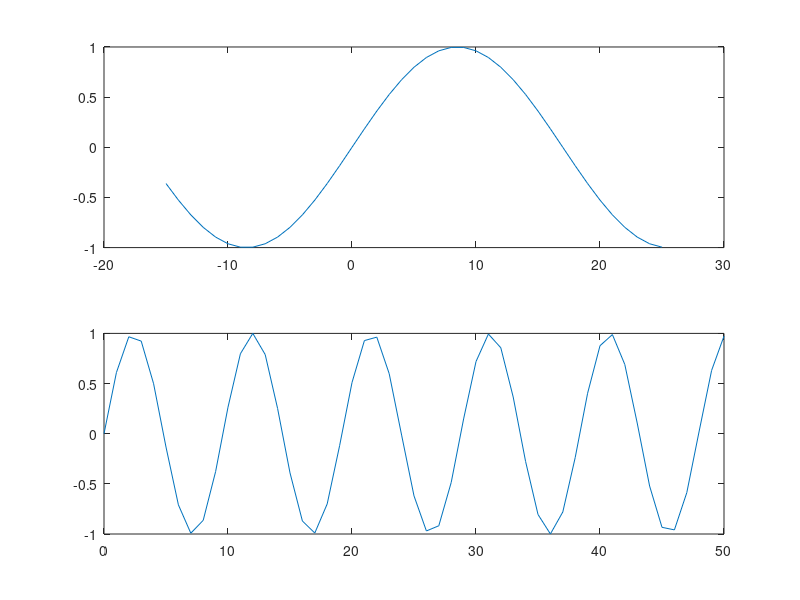

This chart was generated by the following MATLAB code:
n=-15:25;
n2=0:50;
x1=sin((pi/17)*n);
x2=sin((pi/sqrt(23))*n2);
subplot(2,1,1);
plot(n,x1);
subplot(2,1,2);
plot(n2,x2);
